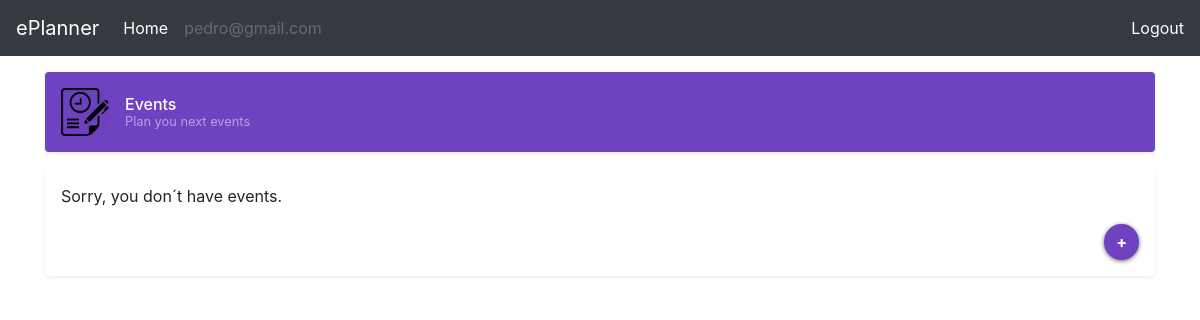
The app's page /event/list/ (signed in), older data.
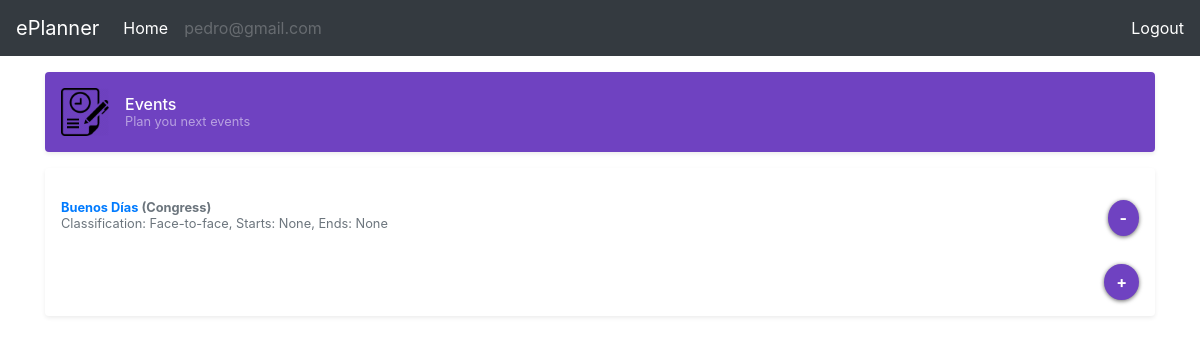
The same page, newer data.
### authentication/models.py (models this page shows, shortened)
class Account(AbstractBaseUser,PermissionsMixin):
    email = models.EmailField(_('email address'),unique=True, blank=True)
    date_joined = models.DateTimeField(_('date joined'), default=timezone.now)
    is_active = True
    objects = AccountManager()
    USERNAME_FIELD = 'email'
    class Meta:
        verbose_name = _('user')
        verbose_name_plural = _('users')

### event/models.py (models this page shows, shortened)
class Event(models.Model):
    CONFERENCE = 'Conference'
    SEMINAR = 'Seminar'
    CONGRESS = 'Congress'
    COURSE = 'Course'
    CATEGORY_CHOICES = (
        (CONFERENCE, 'Conference'),
        (SEMINAR, 'Seminar'),
        (CONGRESS, 'Congress'),
        (COURSE, 'Course')
    )
    FACE = 'Face-to-face'
    VIRTUAL = 'Virtual'
    CLASSIFICATION_CHOICES = (
        (FACE, 'Face-to-face'),
        (VIRTUAL, 'Virtual')
    )
    user = models.ForeignKey(Account, on_delete=models.CASCADE, null=True, blank=True)
    name = models.CharField(max_length=200,null=True,blank=True)
    venue = models.CharField(max_length=200,null=True,blank=True)
    address = models.CharField(max_length=200,null=True,blank=True)
    start_date = models.DateTimeField(null=True,blank=True)
    end_date = models.DateTimeField(null=True,blank=True)
    category = models.CharField(
        max_length=100,
        choices=CATEGORY_CHOICES,
        default=CONGRESS
    )
    classification = models.CharField(
        max_length=100,
        choices=CLASSIFICATION_CHOICES,
        default=FACE
    )
    created_at = models.DateTimeField(auto_now_add=True)
    class Meta:
        ordering = ['-created_at']

### event/views.py (the view, shortened to what this page needs)
# urls.py: path('list/', EventList.as_view(), name='list'),
class EventList(LoginRequiredMixin,ListView):
    model = Event
    template_name = 'event/event_list.html'
    login_url = 'authentication:login'
    redirect_field_name = 'redirect_to'
    def get_queryset(self):
        if self.queryset is not None:
            queryset = self.queryset
            if isinstance(queryset, QuerySet):
                queryset = queryset.all()
        elif self.model is not None:
            queryset = self.model._default_manager.filter(user=self.request.user)
        ordering = self.get_ordering()
        if ordering:
            if isinstance(ordering, str):
                ordering = (ordering,)
            queryset = queryset.order_by(*ordering)
        return queryset

### event/templates/event/event_list.html (shortened to what this page needs)
{% extends 'base.html' %}
{% load static %}
{% block default-css %}
{{ block.super }}
{% endblock %}
{% block custom-css %}
{{ block.super }}
<link href="{% static 'plugins/bootstrap-4.1.3-dist/css/offcanvas.css' %}" rel="stylesheet">
{% endblock %}
{% block default-navbar %}
{{ block.super }}
{% endblock %}
{% block content %}
<main role="main" class="container">
  <div class="d-flex align-items-center p-3 my-3 text-white-50 bg-purple rounded shadow-sm">
    <img class="mr-3" src="{% static 'images/schedule.png' %}" alt="" width="48" height="48">
    <div class="lh-100">
      <h6 class="mb-0 text-white lh-100">Events</h6>
      <small>Plan you next events</small>
    </div>
  </div>
  <div class="my-3 p-3 bg-white rounded shadow-sm">
    {% for object in object_list %}
    <div class="row">
      <div class="col-auto mr-auto">
        <div class="media text-muted pt-3">
          <p class="media-body pb-3 mb-0 small lh-125">
            <strong class="d-block text-gray-dark"><a href="{% url 'event:detail' object.pk %}">{{ object.name }}</a> ({{ object.category }})</strong>
            Classification: {{ object.classification }}, Starts: {{ object.start_date }}, Ends: {{ object.end_date }}
          </p>
        </div>
      </div>
      <div class="col-auto">
        <small class="d-block text-right mt-3">
          <a class="btn bg-purple text-white custom-round custom-shadow" href="{% url 'event:delete' object.pk %}"><strong>-</strong></a>
        </small>
      </div>
    </div>
    {% empty %}
        Sorry, you don´t have events.
    {% endfor %}
    <small class="d-block text-right mt-3">
      <a class="btn bg-purple text-white custom-round custom-shadow" href="{% url 'event:add' %}"><strong>+</strong></a>
    </small>
  </div>
</main>
{% endblock %}

### templates/base.html (shortened to what this page needs)
{% load static %}
<!doctype html>
<html lang="en">
  <head>
    {% block default-css %}
    <link href="{% static 'plugins/bootstrap-4.1.3-dist/css/bootstrap.min.css' %}" rel="stylesheet">
    <link href="{% static 'plugins/bootstrap-4.1.3-dist/css/navbar-top-fixed.css' %}" rel="stylesheet">
    {% endblock %}
    {% block custom-css %}
    <link href="{% static 'css/custom.css' %}" rel="stylesheet">
    {% endblock %}
  </head>
  <body>
    {% block default-navbar %}
    <nav class="navbar navbar-expand-md navbar-dark fixed-top bg-dark">
      <a class="navbar-brand" href="#">ePlanner</a>
      <div class="collapse navbar-collapse" id="navbarCollapse">
        <ul class="navbar-nav mr-auto">
          <li class="nav-item active">
            <a class="nav-link" href="{% url 'index:home' %}">Home </a>
          </li>
          <li class="nav-item">
            <a class="nav-link disabled">{{ user.email }}</a>
          </li>
        </ul>
        <div>
          <a class="text-white" href="{% url 'authentication:logout' %}">Logout</a>
        </div>
      </div>
    </nav>
    {% endblock %}
    {% block content %}
    {% endblock %}
  </body>
</html>

### static/css/custom.css (style rules this page uses)
.custom-shadow { border: none; box-shadow: 0 1px 4px rgba(0, 0, 0, .6); }
.custom-round { border-radius: 50%; }

Row changes from the older to the newer data that the page shows:
added Event: name "Buenos Días", category "Congress", classification "Face-to-face", start_date "None", end_date "None"
Text that changed along with them:
text no longer shown: "Sorry, you don´t have events."
